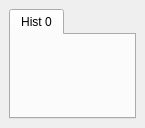
<?xml version="1.0" encoding="UTF-8"?>
<ui version="4.0">
 <class>MultiInfoPanel</class>
 <widget class="QWidget" name="MultiInfoPanel">
  <property name="geometry">
   <rect>
    <x>0</x>
    <y>0</y>
    <width>141</width>
    <height>128</height>
   </rect>
  </property>
  <property name="windowTitle">
   <string>Form</string>
  </property>
  <layout class="QVBoxLayout" name="verticalLayout">
   <property name="margin">
    <number>9</number>
   </property>
   <item>
    <widget class="QTabWidget" name="pTabWidget">
     <property name="currentIndex">
      <number>0</number>
     </property>
     <widget class="QWidget" name="tab">
      <attribute name="title">
       <string>Hist 0</string>
      </attribute>
     </widget>
    </widget>
   </item>
  </layout>
 </widget>
 <resources/>
 <connections/>
</ui>
